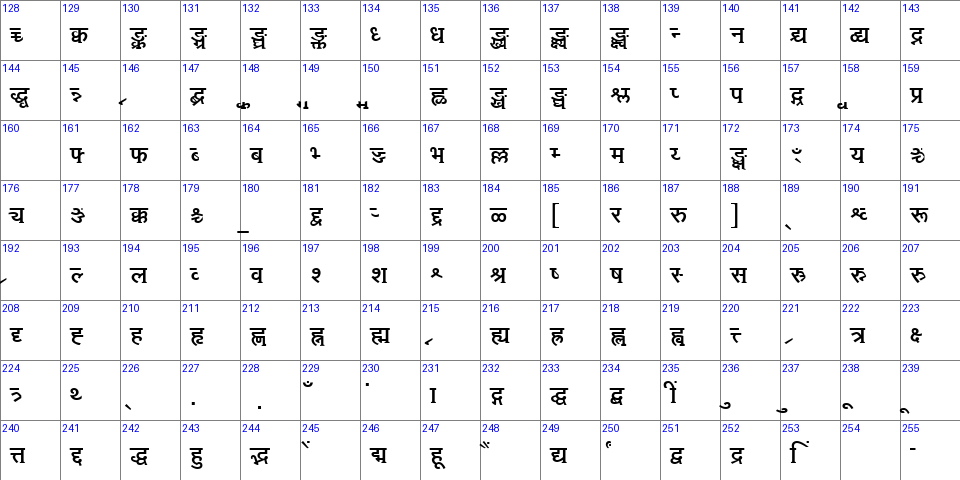

Write the Python code that produced this figure.
from PIL import Image, ImageDraw, ImageFont

font = ImageFont.truetype('./dist/Fonts folder/AnuSM/ttf/NEOGANBO.TTF', 30)

cols = 16
rows = 8
cell_size = 60
img = Image.new('RGB', (cols * cell_size, rows * cell_size), color='white')
draw = ImageDraw.Draw(img)

for i in range(128, 256):
    row = (i - 128) // cols
    col = (i - 128) % cols
    x = col * cell_size
    y = row * cell_size
    
    draw.rectangle([x, y, x + cell_size, y + cell_size], outline='gray')
    draw.text((x + 2, y + 2), str(i), fill='blue')
    
    draw.text((x + 10, y + 20), chr(61440 + i), font=font, fill='black')

img.save('grid2.png')
